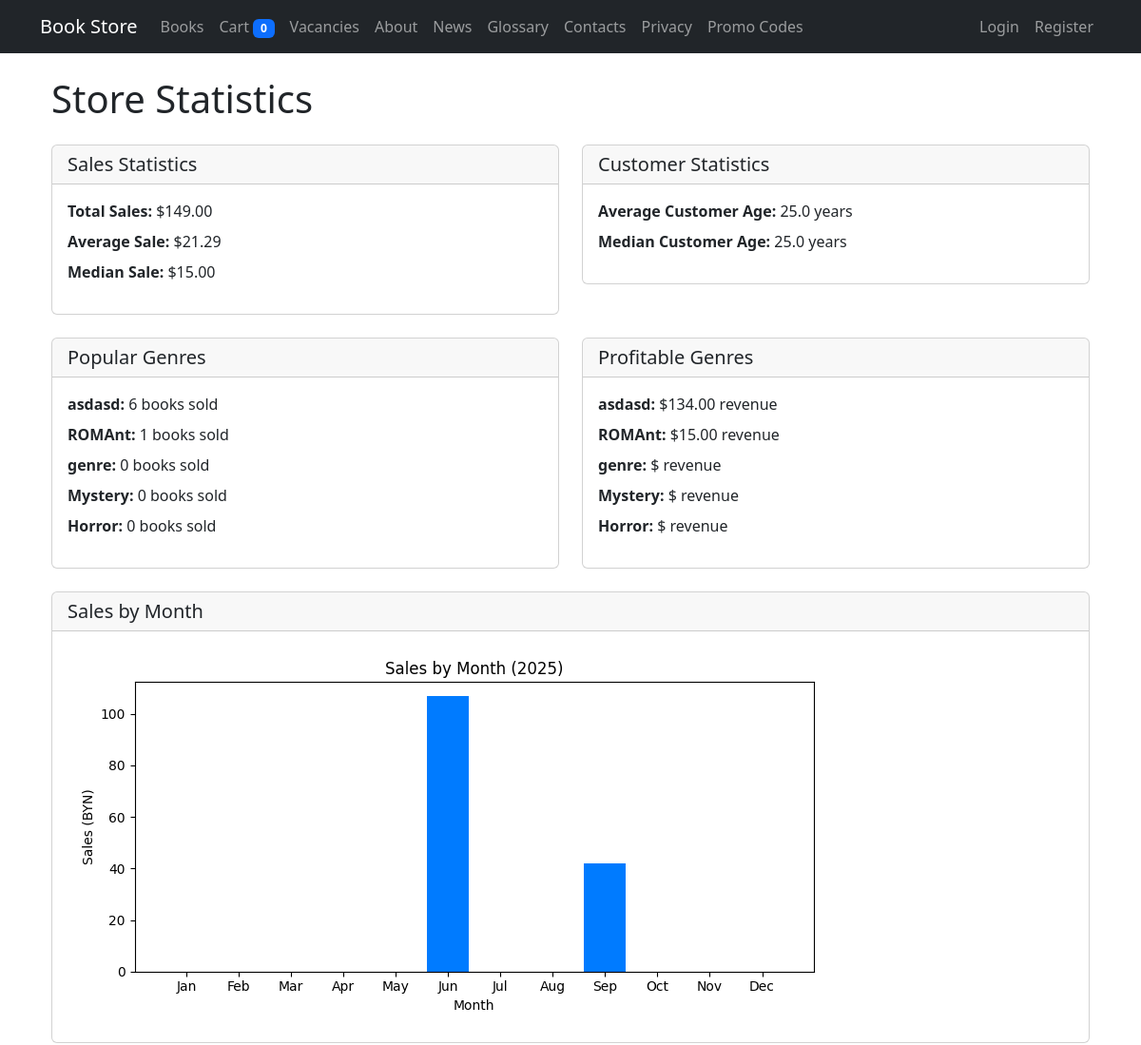
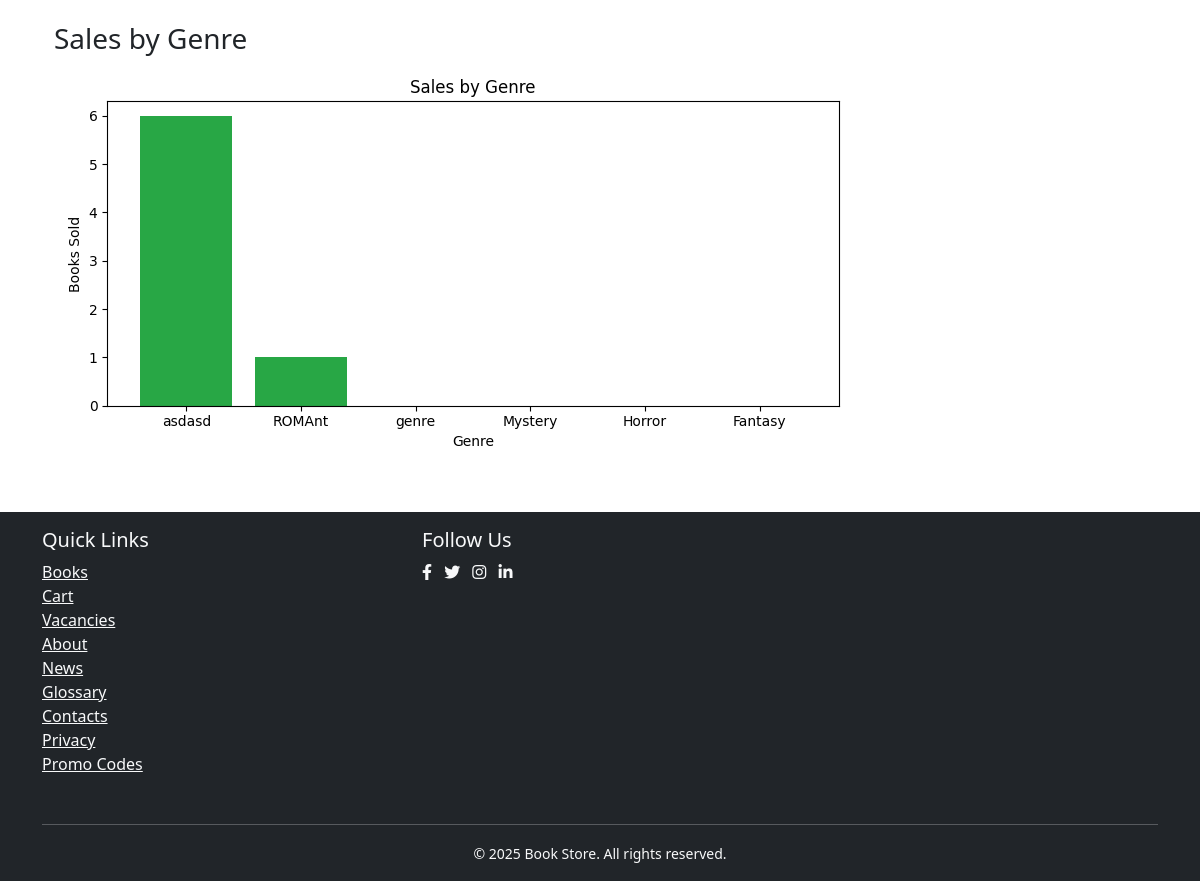
Page /statistics/ on the committed database (2 pictures, top to bottom).
### books/models.py (models this page shows, shortened)
class Genre(models.Model):
    name = models.CharField(max_length=100)
    description = models.TextField(blank=True)
    class Meta:
        verbose_name = "Genre"
        verbose_name_plural = "Genres"

### books/views.py (the view)
# urls.py: path('statistics/', views.StatisticsView.as_view(), name='statistics'),
class StatisticsView(TemplateView):
    template_name = 'books/statistics.html'
    def get_context_data(self, **kwargs):
        context = super().get_context_data(**kwargs)
        total_sales = OrderItem.objects.aggregate(
            total=Sum(F('quantity') * F('price'))
        )['total'] or 0
        all_sales = list(OrderItem.objects.values_list(
            F('quantity') * F('price'), flat=True
        ))
        today = timezone.now().date()
        customer_ages = [
            (today - customer.birth_date).days // 365
            for customer in Customer.objects.all()
            if customer.birth_date
        ]
        popular_genres = Book.objects.values('genres__name').annotate(
            total_sold=Sum('orderitem__quantity')
        ).order_by('-total_sold')[:5]
        profitable_genres = Book.objects.values('genres__name').annotate(
            total_profit=Sum(F('orderitem__quantity') * F('orderitem__price'))
        ).order_by('-total_profit')[:5]
        context.update({
            'total_sales': total_sales,
            'avg_sale': statistics.mean(all_sales) if all_sales else 0,
            'median_sale': statistics.median(all_sales) if all_sales else 0,
            'avg_customer_age': statistics.mean(customer_ages) if customer_ages else 0,
            'median_customer_age': statistics.median(customer_ages) if customer_ages else 0,
            'popular_genres': popular_genres,
            'profitable_genres': profitable_genres,
        })
        sales_img_url = self.generate_sales_by_month_chart()
        context['sales_by_month_img'] = sales_img_url
        genre_img_url = self.generate_sales_by_genre_chart()
        context['sales_by_genre_img'] = genre_img_url
        return context
    def get_sales_by_month(self):
        current_year = timezone.now().year
        sales_by_month = OrderItem.objects.filter(
            order__created_at__year=current_year
        ).values('order__created_at__month').annotate(
            total=Sum(F('quantity') * F('price'))
        ).order_by('order__created_at__month')
        months = ['Jan', 'Feb', 'Mar', 'Apr', 'May', 'Jun',
                 'Jul', 'Aug', 'Sep', 'Oct', 'Nov', 'Dec']
        data = [0] * 12
        for sale in sales_by_month:
            month_idx = sale['order__created_at__month'] - 1
            data[month_idx] = float(sale['total'])
        return {'labels': months, 'data': data, 'year': current_year}
    def generate_sales_by_month_chart(self):
        sales = self.get_sales_by_month()
        months = sales['labels']
        data = sales['data']
        year = sales['year']
        plt.figure(figsize=(8, 4))
        plt.bar(months, data, color='#007bff')
        plt.title(f'Sales by Month ({year})')
        plt.xlabel('Month')
        plt.ylabel('Sales (BYN)')
        plt.tight_layout()
        img_dir = os.path.join('static', 'images', 'stats')
        os.makedirs(img_dir, exist_ok=True)
        img_path = os.path.join(img_dir, 'sales_by_month.png')
        plt.savefig(img_path)
        plt.close()
        return 'images/stats/sales_by_month.png'
    def generate_sales_by_genre_chart(self):
        from django.db.models import Sum
        genre_sales = Book.objects.values('genres__name').annotate(
            total=Sum('orderitem__quantity')
        ).order_by('-total')
        labels = [g['genres__name'] or 'Unknown' for g in genre_sales if g['genres__name']]
        data = [g['total'] or 0 for g in genre_sales if g['genres__name']]
        if not labels:
            labels = ['No data']
            data = [0]
        plt.figure(figsize=(8, 4))
        plt.bar(labels, data, color='#28a745')
        plt.title('Sales by Genre')
        plt.xlabel('Genre')
        plt.ylabel('Books Sold')
        plt.tight_layout()
        img_dir = os.path.join('static', 'images', 'stats')
        os.makedirs(img_dir, exist_ok=True)
        img_path = os.path.join(img_dir, 'sales_by_genre.png')
        plt.savefig(img_path)
        plt.close()
        return 'images/stats/sales_by_genre.png'

### books/context_processors.py (called while the page is built)
def cart(request):
    cart = request.session.get('cart', {})
    return {
        'cart': cart,
        'cart_count': len(cart)
    }

### templates/books/statistics.html (shortened to what this page needs)
{% extends 'base.html' %}
{% load static %}
{% block content %}
<div class="container">
    <h1 class="mb-4">Store Statistics</h1>
    <div class="row">
        <div class="col-md-6">
            <div class="card mb-4">
                <div class="card-header">
                    <h5 class="card-title mb-0">Sales Statistics</h5>
                </div>
                <div class="card-body">
                    <ul class="list-unstyled">
                        <li class="mb-2">
                            <strong>Total Sales:</strong> ${{ total_sales|floatformat:2 }}
                        </li>
                        <li class="mb-2">
                            <strong>Average Sale:</strong> ${{ avg_sale|floatformat:2 }}
                        </li>
                        <li class="mb-2">
                            <strong>Median Sale:</strong> ${{ median_sale|floatformat:2 }}
                        </li>
                    </ul>
                </div>
            </div>
        </div>
        <div class="col-md-6">
            <div class="card mb-4">
                <div class="card-header">
                    <h5 class="card-title mb-0">Customer Statistics</h5>
                </div>
                <div class="card-body">
                    <ul class="list-unstyled">
                        <li class="mb-2">
                            <strong>Average Customer Age:</strong> {{ avg_customer_age|floatformat:1 }} years
                        </li>
                        <li class="mb-2">
                            <strong>Median Customer Age:</strong> {{ median_customer_age|floatformat:1 }} years
                        </li>
                    </ul>
                </div>
            </div>
        </div>
    </div>
    <div class="row">
        <div class="col-md-6">
            <div class="card mb-4">
                <div class="card-header">
                    <h5 class="card-title mb-0">Popular Genres</h5>
                </div>
                <div class="card-body">
                    <ul class="list-unstyled">
                        {% for genre in popular_genres %}
                        <li class="mb-2">
                            <strong>{{ genre.genres__name }}:</strong>
                            {{ genre.total_sold|default:0 }} books sold
                        </li>
                        {% empty %}
                        <li>No sales data available</li>
                        {% endfor %}
                    </ul>
                </div>
            </div>
        </div>
        <div class="col-md-6">
            <div class="card mb-4">
                <div class="card-header">
                    <h5 class="card-title mb-0">Profitable Genres</h5>
                </div>
                <div class="card-body">
                    <ul class="list-unstyled">
                        {% for genre in profitable_genres %}
                        <li class="mb-2">
                            <strong>{{ genre.genres__name }}:</strong>
                            ${{ genre.total_profit|floatformat:2 }} revenue
                        </li>
                        {% empty %}
                        <li>No sales data available</li>
                        {% endfor %}
                    </ul>
                </div>
            </div>
        </div>
    </div>
    {% if sales_by_month_img %}
    <div class="card mb-4">
        <div class="card-header">
            <h5 class="card-title mb-0">Sales by Month</h5>
        </div>
        <div class="card-body">
            <img src="{% static sales_by_month_img %}" alt="Sales by Month" class="img-fluid">
        </div>
    </div>
    {% endif %}
    <h3>Sales by Genre</h3>
    <img src="{% static sales_by_genre_img %}" alt="Sales by Genre" class="img-fluid mb-4">
</div>
{% endblock %}

### templates/base.html (style rules this page uses)
body { min-height: 100vh; display: flex; flex-direction: column; }

### rows in the picture
Genre: genres__name "asdasd", total_sold "6", total_profit "134.00"
Genre: genres__name "ROMAnt", total_sold "1", total_profit "15.00"
Genre: genres__name "genre", total_sold "0"
Genre: genres__name "Mystery", total_sold "0"
Genre: genres__name "Horror", total_sold "0"

### other values in the picture
{{ cart_count }} "0"
{{ total_sales|floatformat:2 }} "149.00"
{{ avg_sale|floatformat:2 }} "21.29"
{{ median_sale|floatformat:2 }} "15.00"
{{ avg_customer_age|floatformat:1 }} "25.0"
{{ median_customer_age|floatformat:1 }} "25.0"
